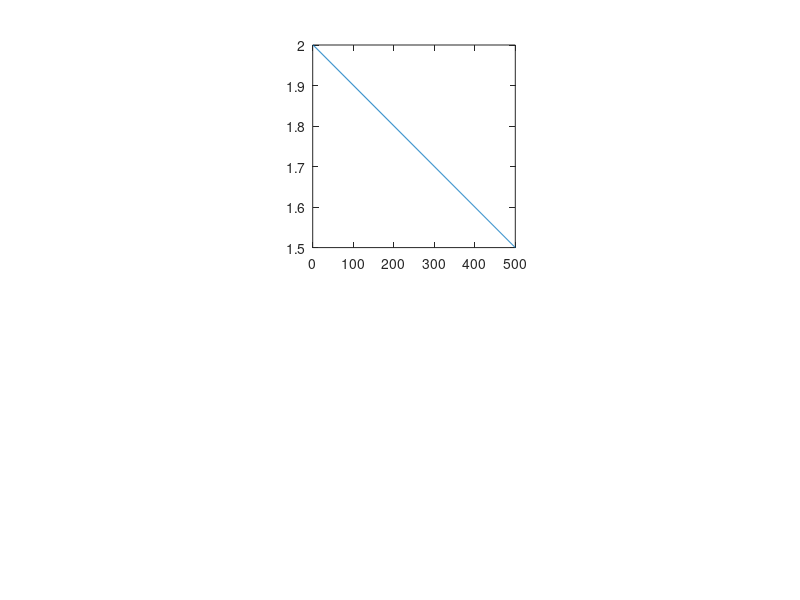

The MATLAB source for this figure: (Note: this script raises an error after producing the figure.)
clear all
close all
clc

%%%%%%%%%%%%%%%%%%%%%%%%%%%%%%%%%%
%  Generate Figure 6 of the pper "Instantaneous Frequency and Amplitude
%  Estimation in Multi-Component Signals Using Stochastic EM Algorithm"
%  
%
%  Authors : Q.Legros (legros.quentin2@hotmail.fr), D.Fourer, S.Meignen and
%  M.A.Colominas
%  Date    : 22-Avr-2023
%
%


folder = './';
%% required paths 
addpath(folder);
addpath(strcat([folder 'Brevdo']));
addpath(strcat([folder 'mfiles']));
addpath(strcat([folder 'tools']));
addpath(strcat([folder 'synchrosqueezedSTFT']));
addpath(strcat([folder 'PseudoBay']));
addpath(strcat([folder 'Modul_EM']));


snr_range = [-20 20]; % SNR range to compute
MCrep = 50;          % number of MC realization (20-30 are sufficient to reproduce the figure behaviour)

%% Time-frequency representation parameters
M       = 500;       %% Number of frequential bin
L       = 20;        %% analysis window size (in bin)
%% Define signal x0
N     = 500;                        %% signal length


% Amplitude modulated
amp0(:,1)=(1:-0.5/(N-1):0.5)+1;
amp0(:,2)=(0.5:0.5/(N-1):1)+1;

figure
colormap(flipud(gray))
subplot(2,1,1)
plot(amp0(:,1))
axis square
xlim([0,N])
ax = gca;
ax.YDir = 'normal'
ylabel('Component amplitude','FontSize', 11, 'FontWeight', 'bold')
subplot(2,1,2)
plot(amp0(:,2))
xlim([0,N])
axis square
ax = gca;
ax.YDir = 'normal'
xlabel('Time index','FontSize', 15, 'FontWeight', 'bold')
ylabel('Component amplitude','FontSize', 11, 'FontWeight', 'bold')

X(:,1) = amp0(:,1).*(fmlin(N,0.1,0.4));
X(:,2) = amp0(:,2).*(fmlin(N,0.3,0.15));


x0 = sum(X,2);
Ncomp = size(X,2);                          %% number of components

n_pad = 30;
%% Method parameters
Pnei = 10; % the output mask is of size 2*Pnei+1 -> extract only the ridge position
ifplot =  0; % plot intermediary estimation of each ridge using the proposed approach
ds    = 2; % variance of the random walk in the temporal model
alpha = 0.5;
beta = 0.5;
detect = 0;
%% Compute ground truth
tf0=zeros(N,1);
for ns = 1:Ncomp
    [tfr]  = tfrgab2(X(:,ns), M, L);
    spect=(abs(tfr(1:round(M/2),:)));
    for i=1:N
        [~,mm]=max(spect(:,i));
        tf0(i,ns)=mm;
    end
end
X = real(transpose(X));


%% Calcul normalisation fft
A = 1/(sqrt(2*pi)*L);
C = -1 / (2*L^2);
K = 2 * L * sqrt(2*log(1/10^(-4)));  %% window length in samples
k = (-round(K/2):round(K/2)).^2;
g = A * exp( C * k);
G = sum(abs(fft(g)))/2;


%% Calcul step_r and step_v
sigm_d = round(sqrt((M/2)/(pi*L)));
step_r = 3*sigm_d;
step_v = 3*step_r;


%% Initialization
methods_name = {'Carmona [20]',...
                'Carmona + pp [20]',...
                'PB-\alpha=0.5 [8]',...
                'EM-Lap + pp',...
                };

%% Insert here the indices of the methods to compare (names above)
methods_to_use = [1 2 3 4]; 

nb_methods = length(methods_to_use);
SNRt = snr_range(1):4:snr_range(2);

RQF_out = zeros(length(SNRt),Ncomp, nb_methods);
L2ErPos_out = zeros(length(SNRt), nb_methods);

%% Compute RMSE
for indsnr = 1:length(SNRt)
  fprintf(1, "+ SNR=%d dB \n", SNRt(indsnr));
  SNRi = SNRt(indsnr);

    for ind_met = 1:length(methods_to_use)
        RQF_tmp = zeros(Ncomp,length(MCrep));
        L2ErPos_tmp = zeros(1,length(MCrep));

        for it = 1:MCrep   %% iterations
            clc;
            disp(strcat(['Method :', methods_name{methods_to_use(ind_met)}]));
            disp(strcat(['SNR : ',num2str(indsnr),' / ',num2str(length(SNRt))]));
            disp(strcat(['Iter : ', num2str(it),' / ',num2str(MCrep)]))
            
            % Add noise
            x = sigmerge(x0, randn(size(x0)), SNRi);
            [tfr]  = tfrgab2(x, M, L);
            Spect = abs(tfr(1:M/2,:)).^2;
            
            switch(methods_to_use(ind_met))
                case 1  %% Carmona STFT modified
                    [~,~,tf] = Brevdo_modeExtract_pp(tfr, L, Ncomp, Pnei, step_r, step_v,0);
                    
                case 2  %% Carmona STFT modified (+pp)
                    [~,~,tf] = Brevdo_modeExtract_pp(tfr, L, Ncomp, Pnei, step_r, step_v,1);
                    
                case 3  %% alpha divergence
                    alpha  = 0.5; % beta divergence hyperparameter  ||  POSITIVE AND DIFFERENT TO 0
                    div   = 3;   % 3 = Renyi
                    [~,tf] = pseudoBay(tfr,Ncomp, M, L, div, beta, alpha, ds, Pnei, ifplot);
                   
                case 4 %% EM LAP + pp
                    [Fc]=comp_Fc(M,L);Fc = Fc + eps;     %% Data distribution
                    [~,~,tf]=Mod_Estim_W_EM_multi(Spect',Fc,Ncomp,1,'Lap',1e-4,step_r,step_v,ifplot,1,0,G);

            end  %% switch

            
            tf = max(min(tf,M),1);

            [mask] = compMask(tf,Pnei,N,0);
            x_hat = zeros(Ncomp,N);
            for c = 1:Ncomp
               x_hat(c,:) = real(rectfrgab(tfr .* mask(1:M,:,c), L, M)); 
            end
            
             % Match components and reordering for comparison
            [I,~] = match_components(X, x_hat); 
            x_hat = x_hat(I,:);
            tf = tf(:,I);

            L2ErPos_tmp(it) = 10*log10(sum(sum((tf(n_pad:(end-n_pad),:)-tf0(n_pad:(end-n_pad),:)).^2))./(N*M*M));
        end    %% for methods
        L2ErPos_out(indsnr, ind_met) = mean(L2ErPos_tmp);
       
    end  %% methods
end %% snrs
   

%% Plot
cols         = {'k-x' 'b-x' 'g-x' 'r-x' 'k-o' 'b-o' 'g-o' 'r-o' 'k--' 'b--' 'g--' 'r--' 'k-v' 'b-v' 'g-v'};
leg = {};
figure(1)
axis square
for ind_met =  1:nb_methods
 if ind_met == 1
  hold off
 else
  hold on
 end
 
 h(ind_met) = plot(SNRt, L2ErPos_out(:,ind_met), cols{ind_met});
 xlabel('SNR (dB)', 'FontSize', 14)
 ylabel('RMSE (dB)', 'FontSize', 14)
 leg{ind_met} = methods_name{methods_to_use(ind_met)};
end
legend(h, leg, 'location', 'NorthWest', 'FontSize', 8)

grid
axis square